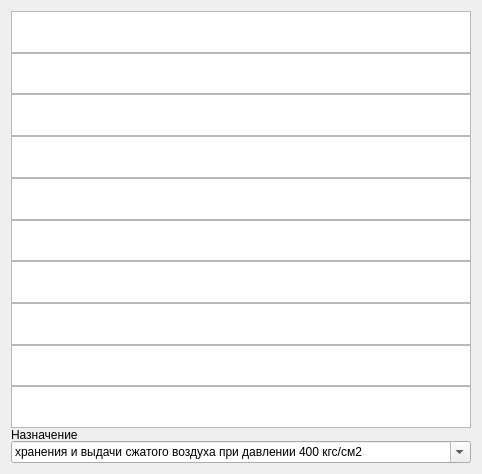
       <widget class="QWidget" name="layoutWidget">
        <property name="geometry">
         <rect>
          <x>120</x>
          <y>10</y>
          <width>462</width>
          <height>474</height>
         </rect>
        </property>
        <layout class="QVBoxLayout" name="verticalLayout_6">
         <property name="spacing">
          <number>0</number>
         </property>
         <item>
          <widget class="QPlainTextEdit" name="obj_name">
           <property name="minimumSize">
            <size>
             <width>460</width>
             <height>40</height>
            </size>
           </property>
           <property name="maximumSize">
            <size>
             <width>9999999</width>
             <height>50</height>
            </size>
           </property>
           <property name="plainText">
            <string/>
           </property>
           <property name="placeholderText">
            <string>Наим. объекта.</string>
           </property>
          </widget>
         </item>
         <item>
          <widget class="QPlainTextEdit" name="zav_nums">
           <property name="sizePolicy">
            <sizepolicy hsizetype="Expanding" vsizetype="Expanding">
             <horstretch>0</horstretch>
             <verstretch>0</verstretch>
            </sizepolicy>
           </property>
           <property name="minimumSize">
            <size>
             <width>460</width>
             <height>40</height>
            </size>
           </property>
           <property name="maximumSize">
            <size>
             <width>460</width>
             <height>50</height>
            </size>
           </property>
           <property name="font">
            <font>
             <family>Times New Roman</family>
             <pointsize>10</pointsize>
            </font>
           </property>
           <property name="layoutDirection">
            <enum>Qt::LayoutDirection::LeftToRight</enum>
           </property>
           <property name="plainText">
            <string/>
           </property>
           <property name="overwriteMode">
            <bool>false</bool>
           </property>
           <property name="placeholderText">
            <string>Заводские номера №№</string>
           </property>
          </widget>
         </item>
         <item>
          <widget class="QPlainTextEdit" name="reg_nums">
           <property name="minimumSize">
            <size>
             <width>460</width>
             <height>40</height>
            </size>
           </property>
           <property name="maximumSize">
            <size>
             <width>460</width>
             <height>50</height>
            </size>
           </property>
           <property name="font">
            <font>
             <family>Times New Roman</family>
             <pointsize>10</pointsize>
            </font>
           </property>
           <property name="layoutDirection">
            <enum>Qt::LayoutDirection::LeftToRight</enum>
           </property>
           <property name="plainText">
            <string/>
           </property>
           <property name="overwriteMode">
            <bool>false</bool>
           </property>
           <property name="placeholderText">
            <string>Регистрационные номера №№</string>
           </property>
          </widget>
         </item>
         <item>
          <widget class="QPlainTextEdit" name="zavod_name">
           <property name="minimumSize">
            <size>
             <width>460</width>
             <height>40</height>
            </size>
           </property>
           <property name="maximumSize">
            <size>
             <width>460</width>
             <height>50</height>
            </size>
           </property>
           <property name="font">
            <font>
             <family>Times New Roman</family>
             <pointsize>10</pointsize>
            </font>
           </property>
           <property name="layoutDirection">
            <enum>Qt::LayoutDirection::LeftToRight</enum>
           </property>
           <property name="plainText">
            <string/>
           </property>
           <property name="overwriteMode">
            <bool>false</bool>
           </property>
           <property name="placeholderText">
            <string>Предприятие-изготовитель</string>
           </property>
          </widget>
         </item>
         <item>
          <widget class="QPlainTextEdit" name="vladelec">
           <property name="minimumSize">
            <size>
             <width>460</width>
             <height>40</height>
            </size>
           </property>
           <property name="maximumSize">
            <size>
             <width>99999</width>
             <height>50</height>
            </size>
           </property>
           <property name="font">
            <font>
             <family>Times New Roman</family>
             <pointsize>10</pointsize>
            </font>
           </property>
           <property name="layoutDirection">
            <enum>Qt::LayoutDirection::LeftToRight</enum>
           </property>
           <property name="plainText">
            <string/>
           </property>
           <property name="overwriteMode">
            <bool>false</bool>
           </property>
           <property name="placeholderText">
            <string>Владелец</string>
           </property>
          </widget>
         </item>
         <item>
          <widget class="QPlainTextEdit" name="place">
           <property name="minimumSize">
            <size>
             <width>1</width>
             <height>40</height>
            </size>
           </property>
           <property name="maximumSize">
            <size>
             <width>99999</width>
             <height>50</height>
            </size>
           </property>
           <property name="font">
            <font>
             <family>Times New Roman</family>
             <pointsize>10</pointsize>
            </font>
           </property>
           <property name="layoutDirection">
            <enum>Qt::LayoutDirection::LeftToRight</enum>
           </property>
           <property name="plainText">
            <string/>
           </property>
           <property name="overwriteMode">
            <bool>false</bool>
           </property>
           <property name="placeholderText">
            <string>Местонахождение</string>
           </property>
          </widget>
         </item>
         <item>
          <widget class="QPlainTextEdit" name="place_obj">
           <property name="minimumSize">
            <size>
             <width>1</width>
             <height>40</height>
            </size>
           </property>
           <property name="maximumSize">
            <size>
             <width>999999</width>
             <height>50</height>
            </size>
           </property>
           <property name="font">
            <font>
             <family>Times New Roman</family>
             <pointsize>10</pointsize>
            </font>
           </property>
           <property name="layoutDirection">
            <enum>Qt::LayoutDirection::LeftToRight</enum>
           </property>
           <property name="plainText">
            <string/>
           </property>
           <property name="overwriteMode">
            <bool>false</bool>
           </property>
           <property name="placeholderText">
            <string>Место установки у владельца.</string>
           </property>
          </widget>
         </item>
         <item>
          <widget class="QPlainTextEdit" name="dogContract">
           <property name="minimumSize">
            <size>
             <width>1</width>
             <height>40</height>
            </size>
           </property>
           <property name="maximumSize">
            <size>
             <width>999999</width>
             <height>50</height>
            </size>
           </property>
           <property name="font">
            <font>
             <family>Times New Roman</family>
             <pointsize>10</pointsize>
            </font>
           </property>
           <property name="layoutDirection">
            <enum>Qt::LayoutDirection::LeftToRight</enum>
           </property>
           <property name="plainText">
            <string/>
           </property>
           <property name="overwriteMode">
            <bool>false</bool>
           </property>
           <property name="placeholderText">
            <string>Договор (контракт)</string>
           </property>
          </widget>
         </item>
         <item>
          <widget class="QPlainTextEdit" name="pricaz_contora">
           <property name="minimumSize">
            <size>
             <width>1</width>
             <height>40</height>
            </size>
           </property>
           <property name="maximumSize">
            <size>
             <width>99999</width>
             <height>50</height>
            </size>
           </property>
           <property name="font">
            <font>
             <family>Times New Roman</family>
             <pointsize>10</pointsize>
            </font>
           </property>
           <property name="layoutDirection">
            <enum>Qt::LayoutDirection::LeftToRight</enum>
           </property>
           <property name="plainText">
            <string/>
           </property>
           <property name="overwriteMode">
            <bool>false</bool>
           </property>
           <property name="placeholderText">
            <string>Приказ по экспертной организации</string>
           </property>
          </widget>
         </item>
         <item>
          <widget class="QPlainTextEdit" name="pricaz_vladelec">
           <property name="minimumSize">
            <size>
             <width>1</width>
             <height>40</height>
            </size>
           </property>
           <property name="maximumSize">
            <size>
             <width>99999</width>
             <height>50</height>
            </size>
           </property>
           <property name="font">
            <font>
             <family>Times New Roman</family>
             <pointsize>10</pointsize>
            </font>
           </property>
           <property name="layoutDirection">
            <enum>Qt::LayoutDirection::LeftToRight</enum>
           </property>
           <property name="plainText">
            <string/>
           </property>
           <property name="overwriteMode">
            <bool>false</bool>
           </property>
           <property name="placeholderText">
            <string>Приказ по организации-владельцу</string>
           </property>
          </widget>
         </item>
         <item>
          <layout class="QVBoxLayout" name="verticalLayout">
           <item>
            <widget class="QLabel" name="label_9">
             <property name="sizePolicy">
              <sizepolicy hsizetype="Expanding" vsizetype="Expanding">
               <horstretch>0</horstretch>
               <verstretch>0</verstretch>
              </sizepolicy>
             </property>
             <property name="minimumSize">
              <size>
               <width>1</width>
               <height>13</height>
              </size>
             </property>
             <property name="maximumSize">
              <size>
               <width>221</width>
               <height>13</height>
              </size>
             </property>
             <property name="text">
              <string>Назначение</string>
             </property>
            </widget>
           </item>
           <item>
            <widget class="QComboBox" name="naznach">
             <property name="sizePolicy">
              <sizepolicy hsizetype="Expanding" vsizetype="Expanding">
               <horstretch>0</horstretch>
               <verstretch>0</verstretch>
              </sizepolicy>
             </property>
             <property name="editable">
              <bool>true</bool>
             </property>
             <item>
              <property name="text">
               <string>хранения и выдачи сжатого воздуха при давлении 400 кгс/см2</string>
              </property>
             </item>
             <item>
              <property name="text">
               <string>Воздухохранитель</string>
              </property>
             </item>
            </widget>
           </item>
          </layout>
         </item>
        </layout>
       </widget>
